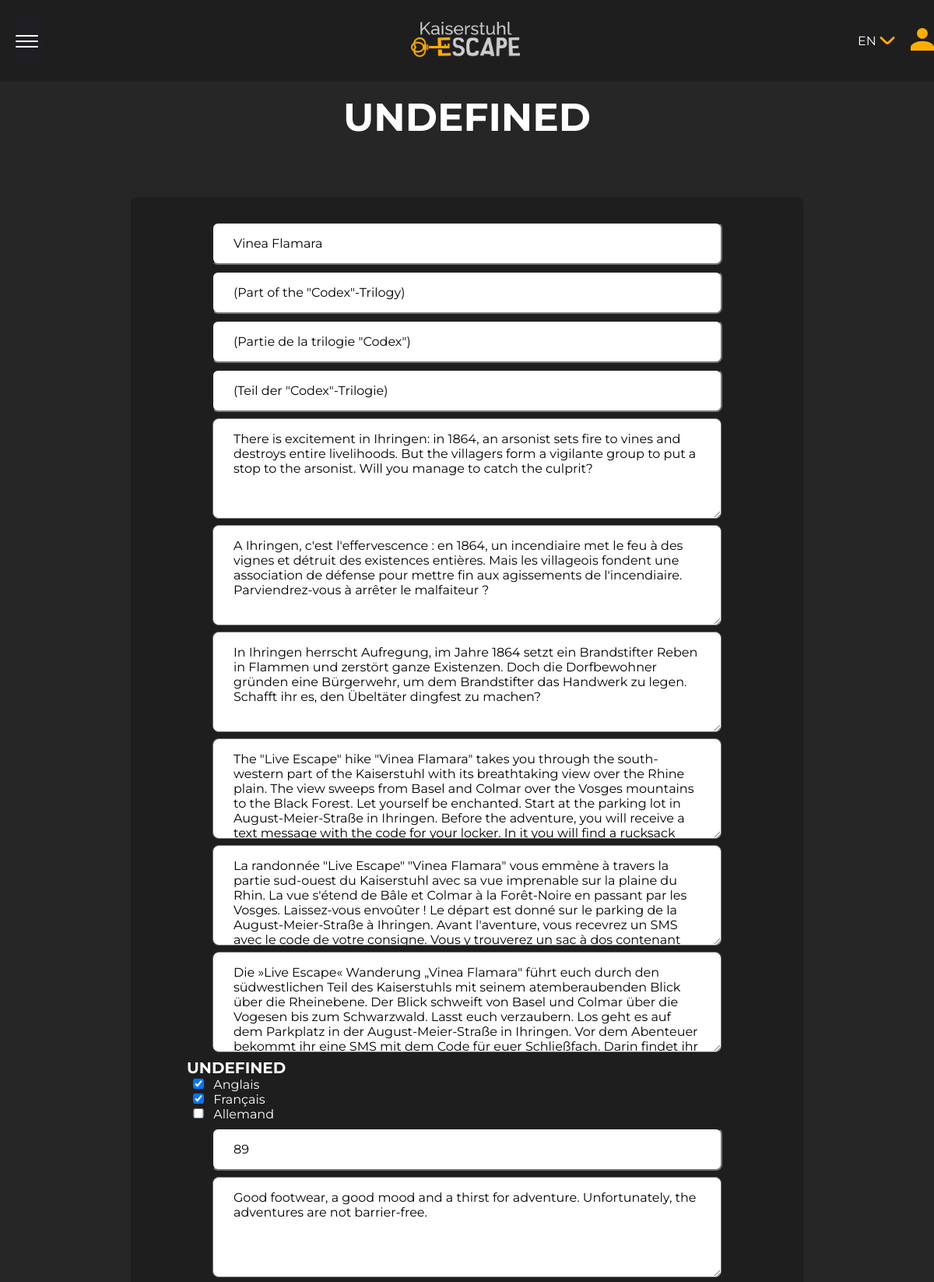
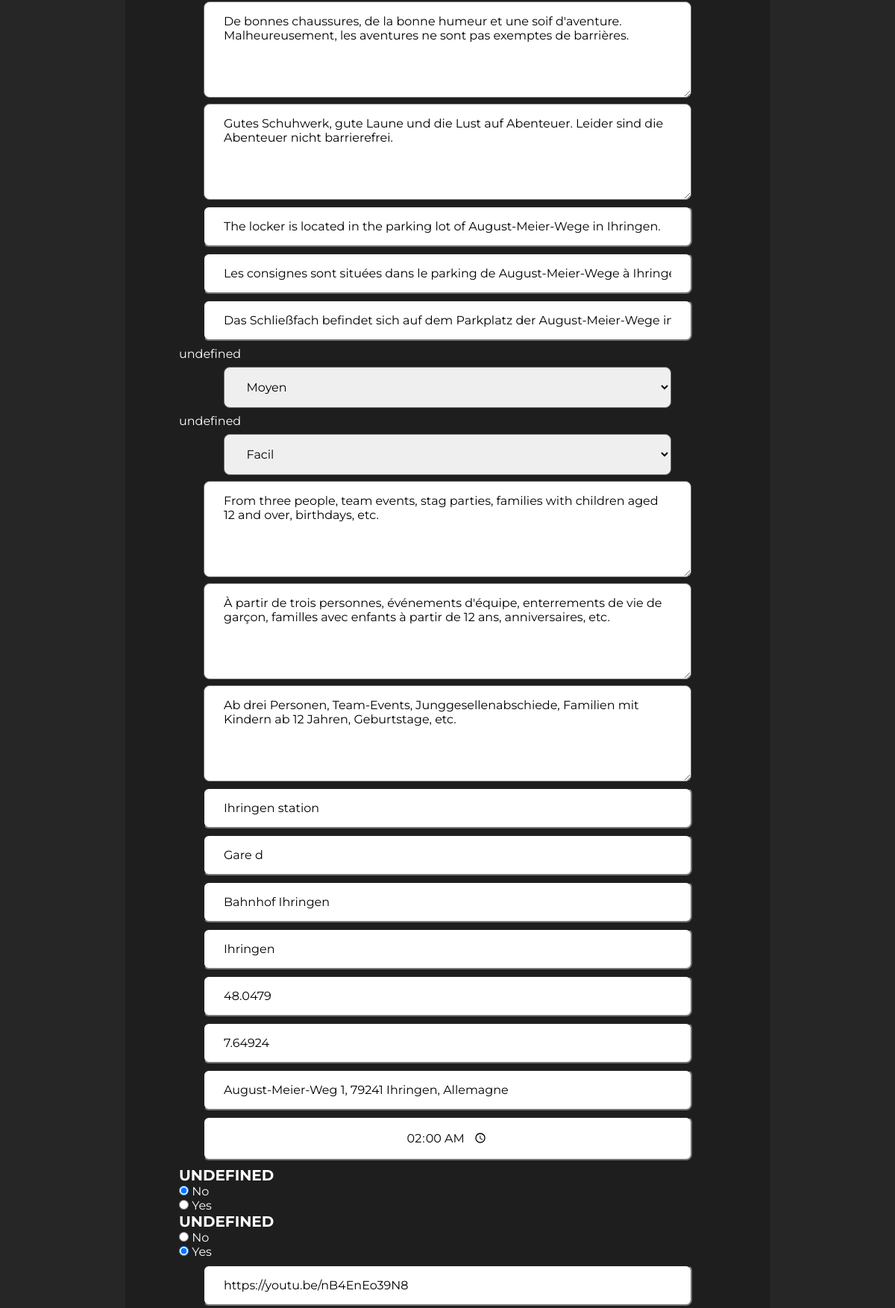
The app's page /index.php?action=aventureAdmin&id_aventure=1 (signed in, upper part) with its own data (2 pictures, top to bottom).
### tables this page shows
CREATE TABLE `escape_game` (
  `id_game` int(11) NOT NULL,
  `nom` text NOT NULL,
  `localisation` text NOT NULL,
  `adresse` text NOT NULL,
  `prix` decimal(10,0) NOT NULL,
  `duree` time NOT NULL,
  `parking` tinyint(1) NOT NULL,
  `accebilite` tinyint(1) NOT NULL,
  `latitude` float NOT NULL,
  `longitude` float NOT NULL,
  `linkYTB` text NOT NULL
);

### vue/vue.class.php (called while the page is built, shortened)
<?php
require_once "includes/default_config.php";
class vue
{
  private $fichierVue;
  public function __construct($action)
  {
    $this->fichierVue = "vue/vue" . $action . ".php";
  }
  public function afficher($data)
  {
    require $this->fichierVue;
    require "gabarit.php";
  }
}

### index.php (called while the page is built, shortened)
<?php
$routeur = new Routeur();
$routeur->routerRequete();

### modele/database.class.php (called while the page is built, shortened)
<?php
require_once "includes/default_config.php";
abstract class database {
  private $bdd;
  protected function execReqPrep($req, $data) {
    $reponse = $this->connexionBDD()->prepare($req);
    if($reponse->execute($data)) {
      $resultat = $reponse->fetchAll(PDO::FETCH_ASSOC);
      if(!empty($resultat))
      return $resultat;
    else
      return $reponse->rowCount();
    }
    return FALSE;
   }
  private function connexionBDD() {
    global $Conf;
    if (!isset($this->bdd))
      try {
        $options=array(PDO::MYSQL_ATTR_INIT_COMMAND => "SET NAMES utf8");
        $this->bdd = new PDO('mysql:host='.$Conf->DBHost.';dbname='.$Conf->DBName,$Conf->DBUser,$Conf->DBPwd, $options);
      }
      catch(Exception $err) {
        throw new Exception("Connexion à la BDD");
      }
    return $this->bdd;
  }
}

### modele/aventure.class.php (called while the page is built, shortened)
<?php
require_once "modele/database.class.php";
class aventure extends database
{
  public function getAventure($idEscape)
  {
    $req = "SELECT id_game, nom, localisation, latitude, longitude , linkYTB,adresse, prix,  DATE_FORMAT(duree, '%H:%i') AS duree, parking, accebilite FROM `escape_game`  WHERE id_game=?";
    $resultat = $this->execReqPrep($req, array($idEscape));
    if (isset($resultat[0])) {
    $photo = new Photo();
    $resultat[0]['chemin_photo_PP'] = $photo->getPPAventure($resultat[0]['id_game']);
    $resultat[0]['chemin_photos'] = $photo->getPhotosAventure($resultat[0]['id_game']);
    return $resultat[0];
  }
    else
      return FALSE;
  }
}

### includes/html/formulaire.class.php (the view, shortened to what this page needs)
<?php
class formulaire
{
    private $values;
    public function __construct($data = array())
    {
        $this->values = $data;
    }
    private function getValue($key)
    {
        return $this->values[$key] ?? "";
    }
    public function inputText($name, $label = '', $IsRequired = TRUE)
    {
        if ($IsRequired) return "<div><label><span></span><input type='text'  name = '" . $name . "' value='" . $this->getValue($name) . "' placeholder='" . $label . "'required> </label></div>";
        else return "<div><label><span></span><input type='text'  name = '" . $name . "' value='" . $this->getValue($name) . "' placeholder='" . $label . "'> </label></div>";
    }
    public function inputNum($name, $label = '', $IsRequired = TRUE)
    {
        if ($IsRequired) return "<div><label><span></span><input type='number'  name = '" . $name . "' value='" . $this->getValue($name) . "' placeholder='" . $label . "' required> </label></div>";
        else return "<div><label><span></span><input type='number'  name = '" . $name . "' value='" . $this->getValue($name) . "' placeholder='" . $label . "'> </label></div>";
    }
    public function inputLatitude($name, $label = '')
    {
        return "<div><label><span></span><input type='number'  name = '" . $name . "' value='" . $this->getValue($name) . "' placeholder='" . $label . "' min='-90' max='90' step='0.000001' required> </label></div>";
    }
    public function inputLongitude($name, $label = '')
    {
        return "<div><label><span></span><input type='number'  name = '" . $name . "' value='" . $this->getValue($name) . "' placeholder='" . $label . "' min='-180' max='180' step='0.000001' required> </label></div>";
    }
    public function inputTime($name, $label = '')
    {
        return "<div><label><span></span><input type='time'  name = '" . $name . "' value='" . $this->getValue($name) . "' placeholder='" . $label . "' step='60' required> </label></div>";
    }
    public function inputTextArea($name, $label = '')
    {
        return "<div><label><span></span><textarea name ='" . $name . "' rows='5' cols='33' placeholder='" . $label . "' required>" . $this->getValue($name) . "</textarea></label></div>";
    }
    public function inputRadio($name, $options = array(), $label = '')
    {
        $html = "<div><span class='label' id='$name'>" . $label . "</span><br>";
        foreach ($options as $value => $text) {
            $html .= "<label><input type='radio' name='" . $name . "' value='" . $value . "'";
            if ($this->getValue($name) == $value) {
                $html .= " checked";
            }
            $html .= "> " . $text . "</label><br>";
        }
        $html .= "</div>";
        return $html;
    }
    public function inputSelect($name, $options = array(), $label = '', $class = '')
    {
        $html = "<div><label for='$name' id='$name'>$label</label><br>";
        $html .= "<select name='$name' required class='$class'>";
        foreach ($options as $value => $text) {
            $html .= "<option value='$value'";
            if ($this->getValue($name) == $value) {
                $html .= " selected";
            }
            $html .= ">" . $text . "</option>";
        }
        $html .= "</select></div>";
        return $html;
    }
    public function inputCheckbox($name, $options = array(), $label = '')
    {
        $html = "<div><span class='label' id='$name'>" . $label . "</span><br>";
        foreach ($options as $value => $text) {
            $html .= "<label><input type='checkbox' name='" . $name . "[]' value='" . $value . "'";
            if (is_array($this->getValue($name)) && in_array($value, $this->getValue($name))) {
                $html .= " checked";
            }
            $html .= "> " . $text . "</label><br>";
        }
        $html .= "</div>";
        return $html;
    }
}

### style/style.css (style rules this page uses)
:root { --muted-color: #d3d3d3; --text-white-color: #fff; --background-color: #262626; --text-white-color: #fff; --text-orange-color: #FFAE00; --color-orange: #FFAE00; --color-black: #262626; --noir: #1E1E1E; --neutral: #393939; }
* { font-family: montserrat; margin: 0; padding: 0; font-size: 1rem; }
html { scroll-behavior: smooth; }
body { background-color: var(--background-color); color: var(--text-white-color); overflow-x: hidden; }

### style/addAdmin.style.css (style rules this page uses)
input[type=text], input[type=email], textarea, select, input[type=time], input[type=number], input[type=date] { padding: 1rem 1.6rem; width: 50vw; border-radius: 8px; margin: 1vh auto; display: flex; justify-content: center; }
.label { font-size: 20px; font-weight: bold; text-transform: uppercase; }
input[type=checkbox] { width: 30px; border-radius: 8px; }

### records on screen
escape_game: nom "Vinea Flamara", prix "89", localisation "Ihringen", latitude "48.0479", longitude "7.64924", adresse "August-Meier-Weg 1, 79241 Ihringen, Allemagne", linkYTB "https://youtu.be/nB4EnEo39N8"

### other values on screen
$text "Anglais"
$text "Français"
$text "Allemand"
$text "No"
$text "Yes"
form field puzzleDificult "Moyen"
form field walkDificult "Facil"
